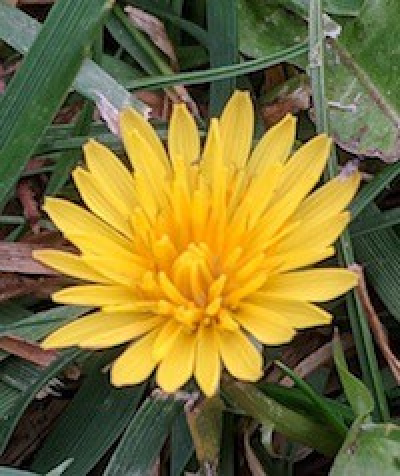
#> input picture assets/flower.png, 400 x 476 px, found by its file name
$ python 2image_fundamental_and_manipulation.py
#> lines starting #> are read from the running program, lines starting #| are printed output that depends on the picture; after the words box and inside, x2 and y2 are one past the last pixel; in counts of white or black regions, pixels touching at a corner belong together
import cv2

img = cv2.imread(r'assets\flower.png', -1)
#> img is the input picture: shape (476, 400, 4); mean B, G, R, A 55, 113.3, 123.9, 255


#1. IMAGE REPRESENTATION

'''
- what is an Image look like
- what is represented in an image and how do we display this image
- how does Computer interpret this image

'''

print(img) # got an numpy array which gives Image pixel
#> (printed output is left out)


# so when we print the image, it calls an numpy array

print(type(img)) # <class 'numpy.ndarray'>
#| <class 'numpy.ndarray'>


# and on numpy array, we can call all the numpy functions
# shape(H,W,C) : row(H =height), columns(W = width), color channel (C) --> (row,column) = 1 pixel (RGB values or any color values)

print(img.shape)   # (H = 476, W = 400, C = 4)
#| (476, 400, 4)

'''
say if we have RGB(c=3): so either we write 3 times matrix : (476x400) (476x400) (476x400) --> 3d
or we write 1 time matrix: (476x400x3) --> 3d


so we have 4 channels means this is 4 dimensional array
- each row has multiple columns--> here each row has 400 columns(Width) and each columns(pixel) has 4 color channel [0,0,0,0],[234,255,255,255]
- color value between 0(black)--255(white)

[[0,0,0,0],[234,255,255,255],[234,255,255,255],[234,255,255,255],.........till 400times]
[[234,222,234,122],[233,233,233,233]]
[]
.
.
.
.
till 476 rows

# opencv has BGR: [ B=234,G=255,R=255] B=[255,0,0], G =[0,255,0], R=[0,0,255]

# for example for 2x2 pixels
[[0,0,0,0],[234,255,255,255]]
[[0,0,0,0],[234,255,255,255]]

'''


# size: number of all pixels = H*W*C
print(img.size)    # 190400
#| 761600


#2. ACESS PIXEL VALUES


# check first row pixel values

print(img[0]) # or write print(img[0,:]) --> 0th row and all column
#> (printed output is left out)
'''

[[ 90 108  95 255]
 [ 90 108  95 255]
 [ 97 117 105 255]
 ...
 [ 43 100  69 255]
 [ 37  94  63 255]
 [ 37  94  63 255]]

'''


## 257th row and middle pixel

print(img[257][45:400])  #or print(img[257,45:400])
#> (printed output is left out)


## want a particular pixel

# print(img[257][300]) # [ 52 205 250 255]

# or acces row and column in single bracket

print(img[257,300]) # [ 52 205 250 255]
#| [ 52 205 250 255]


# want 0th row and 0th columns
print(img[0,0]) # [ 90 108  95 255]
#| [ 90 108  95 255]


# want oth column (means all row)
print(img[:,0])
#> (printed output is left out)

'''
[[ 90 108  95 255]
 [ 90 108  95 255]
 [103 120 107 255]
 ...
 [122 125  99 255]
 [137 141 112 255]
 [137 141 112 255]]
'''

#3. CHANGING PIXEL COLORS

# look for first 100 rows
# look for all columns --> shape[2]

import random

for i in range(100):
    for j in range(img.shape[1]): # we are looking for columns here, shape: (row=0, columns=1, channels=2) so shape[1]--> gives columns
        img[i][j] = [random.randint(0,255),random.randint(0,255),random.randint(0,255),random.randint(0,255)] # 4 times becase we have 4 channels
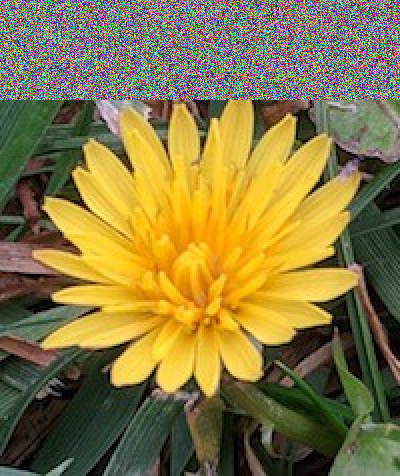
#> img: shape (476, 400, 4); mean B, G, R, A 67.7, 120.6, 135, 228.2

# show image
cv2.imshow("Pixel value changed image", img)
cv2.waitKey(0)
cv2.destroyAllWindows()


#4. COPY AND PASTE ONE PART OF IMAGE (part of array) INTO OTHER PART OF IMAGE

mask_copy = img[200:300, 345:400] # rows copy = 100 (300-200), columnc  copy = 55 (400-345)
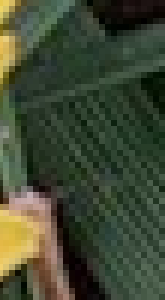
#> mask_copy: shape (100, 55, 4) (shown 3 times larger); mean B, G, R, A 51.1, 72.2, 63.8, 255

# paste on this part --> remember dim same = number of rows and columns has to be same where we are going to copy
# so we need rows = 100, columns = 55

img[100:200, 145:200] = mask_copy
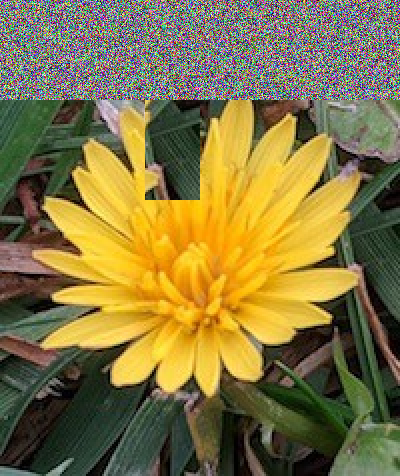
#> img: shape (476, 400, 4); 2.89% of pixels changed, all inside (x1, y1, x2, y2) = (145, 100, 200, 200)
cv2.imshow("Copied image", img)
cv2.waitKey(0)
cv2.destroyAllWindows()

$ run again, with assets/leaves.png copied over assets/flower.png
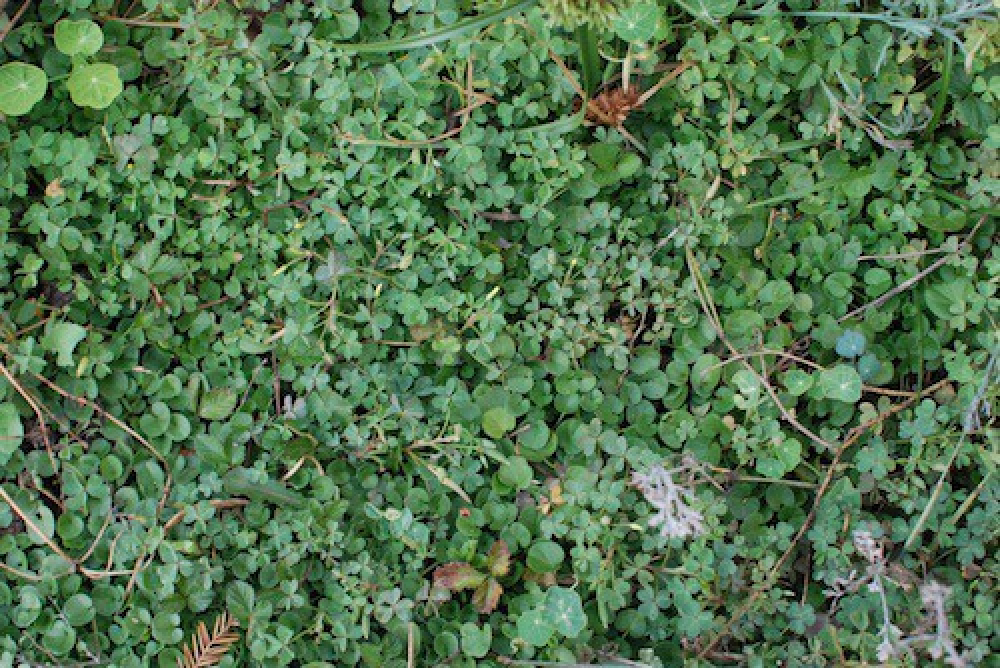
#> input picture assets/leaves.png, 1000 x 668 px, found by its file name
#> img is the input picture: shape (668, 1000, 4); mean B, G, R, A 79.7, 117.6, 83.7, 255
#> (printed output is left out)
#| <class 'numpy.ndarray'>
#| (668, 1000, 4)
#| 2672000
#> (printed output is left out)
#> (printed output is left out)
#| [ 90 137 121 255]
#| [ 94 117 139 255]
#> (printed output is left out)
#> after the loop `for i in range(100):`:
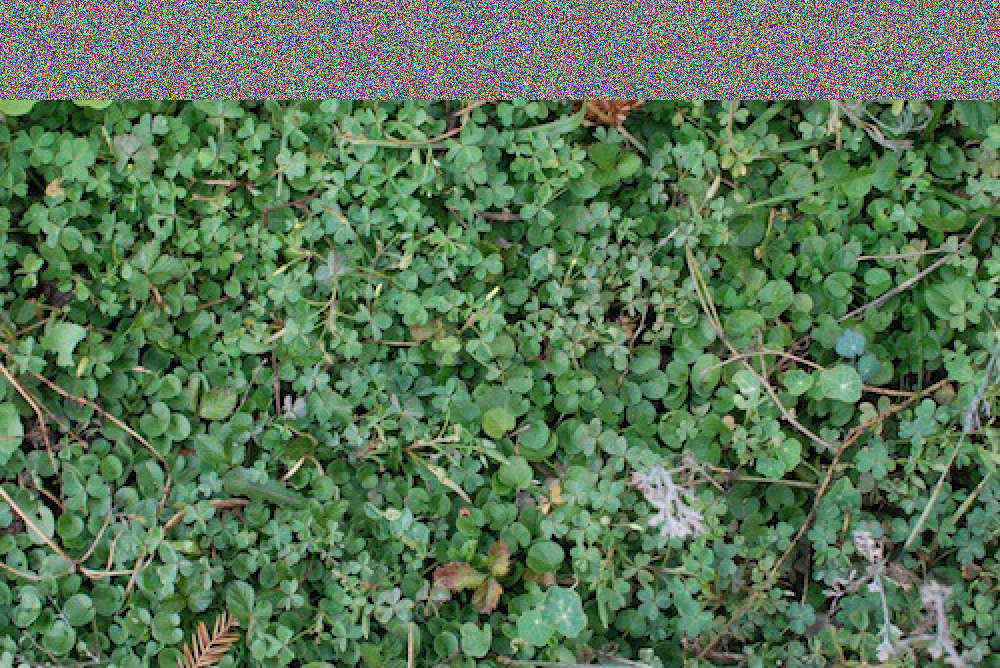
#> img: shape (668, 1000, 4); 14.97% of pixels changed, all inside (x1, y1, x2, y2) = (0, 0, 1000, 100)
#> `img[100:200, 145:200] = mask_copy`:
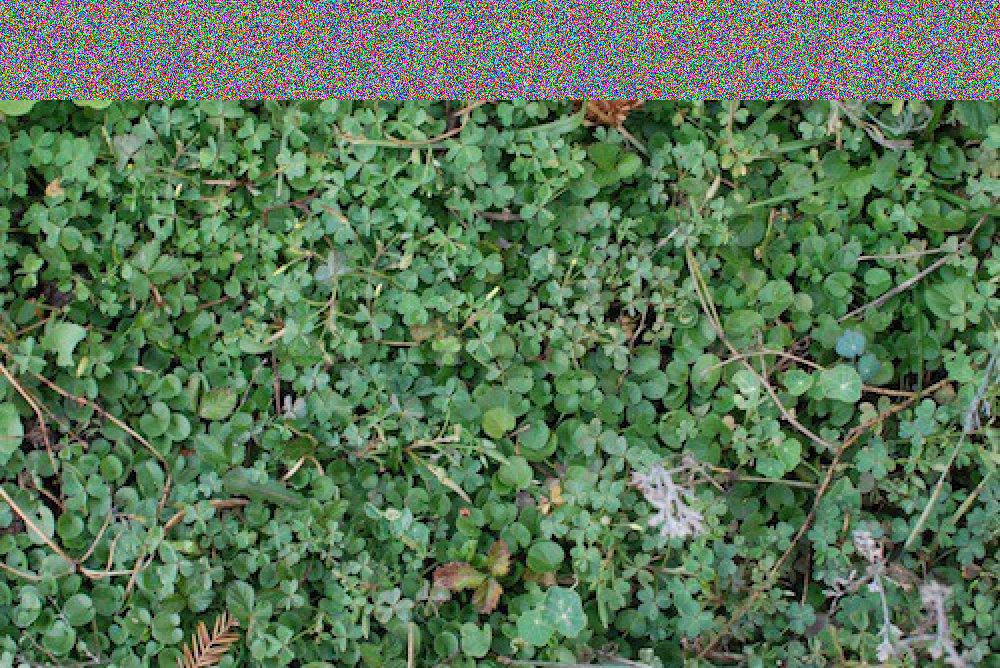
#> img: shape (668, 1000, 4); 0.82% of pixels changed, all inside (x1, y1, x2, y2) = (145, 100, 200, 200)
